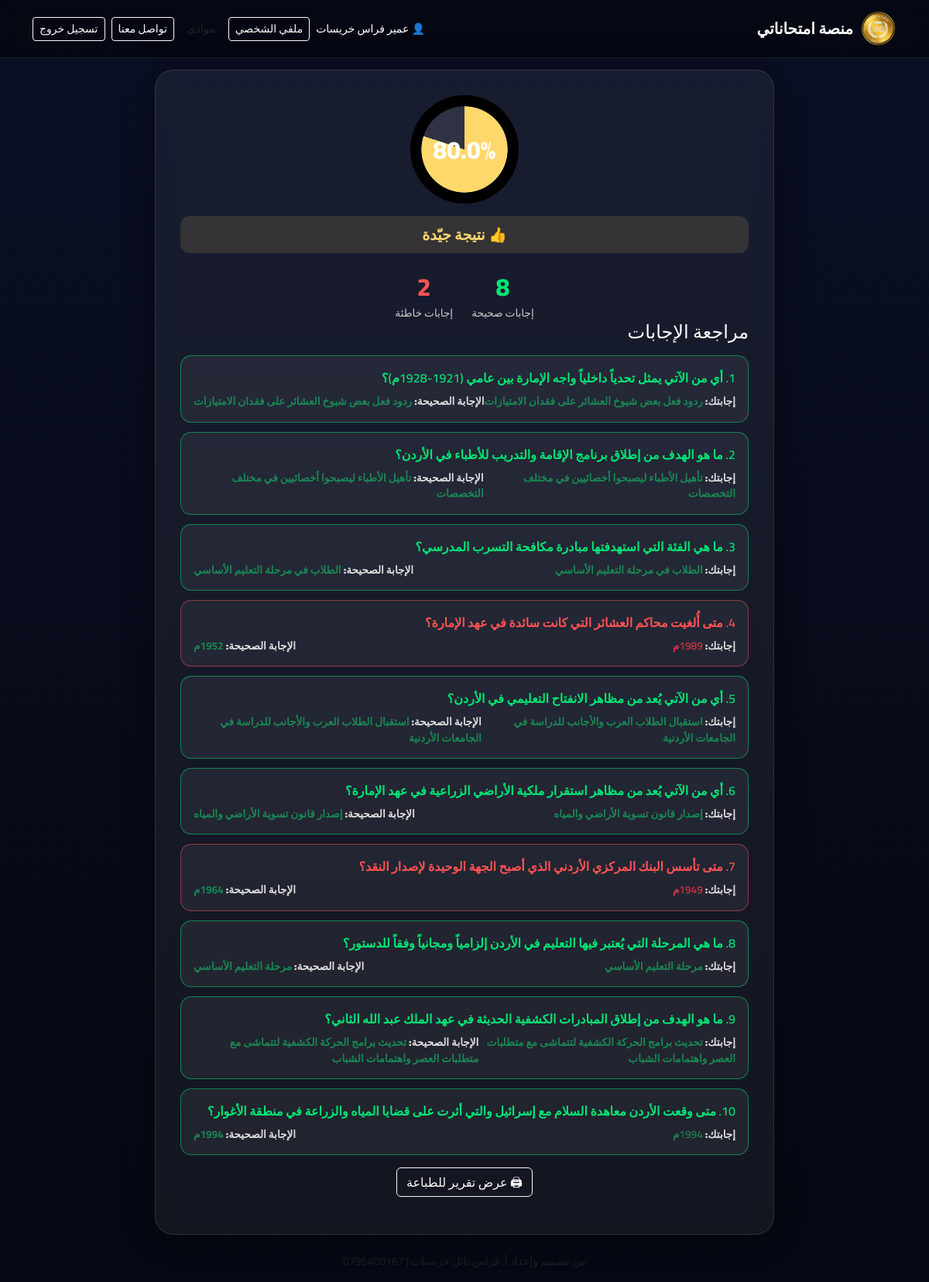
/exam/result/1 (signed in), run on the app's committed database.
### app.py (models this page shows)
class ExamResult(db.Model):
    id = db.Column(db.Integer, primary_key=True)
    student_id = db.Column(db.Integer, db.ForeignKey("student.id"), nullable=False)
    subject_id = db.Column(db.Integer, db.ForeignKey("subject.id"), nullable=False)
    subject = db.relationship("Subject", backref="results")
    score = db.Column(db.Float, nullable=False)
    correct_count = db.Column(db.Integer, nullable=False)
    wrong_count = db.Column(db.Integer, nullable=False)
    date = db.Column(db.DateTime, default=datetime.utcnow)
    answers = db.relationship("ExamAnswer", backref="result", lazy=True)

class Question(db.Model):
    id = db.Column(db.Integer, primary_key=True)
    subject_id = db.Column(db.Integer, db.ForeignKey("subject.id"), nullable=False)
    text = db.Column(db.Text, nullable=False)
    option1 = db.Column(db.String(255), nullable=False)
    option2 = db.Column(db.String(255), nullable=False)
    option3 = db.Column(db.String(255), nullable=False)
    option4 = db.Column(db.String(255), nullable=False)
    correct_option = db.Column(db.String(10), nullable=False)

### app.py (the view)
@app.route("/exam/result/<int:result_id>")
def exam_result(result_id):
    if "student_id" not in session:
        return redirect(url_for("login"))
    result = ExamResult.query.get_or_404(result_id)
    if result.student_id != session["student_id"]:
        return redirect(url_for("student_subjects"))
    answers = ExamAnswer.query.filter_by(result_id=result.id).all()
    detailed = []
    for ans in answers:
        q = Question.query.get(ans.question_id)
        detailed.append({
            "text": q.text,
            "option1": q.option1,
            "option2": q.option2,
            "option3": q.option3,
            "option4": q.option4,
            "correct_option": q.correct_option,
            "student_answer": ans.student_answer,
            "is_correct": ans.is_correct,
        })
    return render_template(
        "exam_result.html",
        result=result,
        answers=detailed,
    )

### templates/exam_result.html (shortened to what this page needs)
{% extends "base.html" %}
{% block content %}
<div class="result-card">
    <div class="score-ring">
        <div class="ring" style="--percent: {{ result.score|round(0) }}">
            <span class="score-text">{{ result.score|round(0) }}%</span>
        </div>
    </div>
    {% if result.score >= 90 %}
        <div class="result-badge badge-excellent">🌟 ممتاز جداً!</div>
    {% elif result.score >= 70 %}
        <div class="result-badge badge-good">👍 نتيجة جيّدة</div>
    {% elif result.score >= 50 %}
        <div class="result-badge badge-acceptable">🙂 نتيجة مقبولة</div>
    {% else %}
        <div class="result-badge badge-fail">😢 تحتاج لتحسين</div>
    {% endif %}
    <div class="result-stats">
        <div class="stat-box green">
            <div class="num">{{ result.correct_count }}</div>
            <div class="label">إجابات صحيحة</div>
        </div>
        <div class="stat-box red">
            <div class="num">{{ result.wrong_count }}</div>
            <div class="label">إجابات خاطئة</div>
        </div>
    </div>
    <h4 class="answers-title">مراجعة الإجابات</h4>
    <div class="answers-list">
        {% for a in answers %}
        <div class="answer-item {% if a.is_correct %}correct{% else %}wrong{% endif %}">
            <div class="q-text">{{ loop.index }}. {{ a.text }}</div>
            <div class="q-details">
                <div><strong>إجابتك:</strong>
                    <span class="{% if a.is_correct %}text-success{% else %}text-danger{% endif %}">
                        {% if a.student_answer == '1' %}{{ a.option1 }}
                        {% elif a.student_answer == '2' %}{{ a.option2 }}
                        {% elif a.student_answer == '3' %}{{ a.option3 }}
                        {% elif a.student_answer == '4' %}{{ a.option4 }}
                        {% endif %}
                    </span>
                </div>
                <div><strong>الإجابة الصحيحة:</strong>
                    <span class="text-success fw-bold">
                        {% if a.correct_option == '1' %}{{ a.option1 }}
                        {% elif a.correct_option == '2' %}{{ a.option2 }}
                        {% elif a.correct_option == '3' %}{{ a.option3 }}
                        {% elif a.correct_option == '4' %}{{ a.option4 }}
                        {% endif %}
                    </span>
                </div>
            </div>
        </div>
        {% endfor %}
    </div>
    <div class="d-flex flex-wrap gap-2 justify-content-center my-3">
    <a href="{{ url_for('exam_result_pdf', result_id=result.id) }}"
       class="btn btn-outline-light">
        🖨 عرض تقرير للطباعة
    </a>
</div>
{% endblock %}

### static/style.css (style rules this page uses)
body.app-body { background: linear-gradient(to bottom, #0a0f24, #050812); font-family: "Cairo", sans-serif; color: #fff; min-height: 100vh; padding-top: 90px; }
.correct { color: #00e676; font-weight: 600; }
.wrong { color: #ff5252; font-weight: 600; }
.result-card { max-width: 800px; margin: auto; background: rgba(255,255,255,0.06); border-radius: 24px; padding: 2rem; backdrop-filter: blur(15px); border: 1px solid rgba(255,255,255,0.12); box-shadow: 0 0 40px rgba(0,0,0,0.45); }
.score-ring { display: flex; justify-content: center; margin-bottom: 1rem; }
.ring { --size: 140px; --track: rgba(255,255,255,0.1); --bar: #ffd86b; width: var(--size); height: var(--size); border-radius: 50%; background: radial-gradient(circle closest-side, #0000 79%, #000 80% 100%), conic-gradient(var(--bar) calc(var(--percent)*1%), var(--track) 0); display: flex; align-items: center; justify-content: center; }
.score-text { font-size: 2rem; color: #fff; font-weight: 800; }
.result-badge { text-align: center; font-size: 1.2rem; font-weight: 700; padding: .6rem 1rem; border-radius: 12px; margin-bottom: 1.2rem; }
.badge-good { background: #ffd86b20; color: #ffd86b; }
.result-stats { display: flex; justify-content: center; gap: 1.5rem; }
.stat-box { text-align: center; }
.stat-box .num { font-size: 2rem; font-weight: 800; }
.stat-box.green .num { color: #00e676; }
.stat-box.red .num { color: #ff5252; }
.stat-box .label { font-size: .85rem; color: #ccc; }
.answers-list { margin-top: 1rem; }
.answer-item { background: rgba(255,255,255,0.06); border-radius: 14px; padding: 1rem; margin-bottom: .75rem; border: 1px solid rgba(255,255,255,0.1); }
.answer-item.correct { border-color: #00e67680; }
.answer-item.wrong { border-color: #ff525280; }
.answer-item .q-text { font-size: 1rem; font-weight: 600; margin-bottom: .5rem; }
.answer-item .q-details { font-size: .85rem; color: #ddd; display: flex; justify-content: space-between; }

### data on the page
ExamResult: score "80.0", correct_count "8", wrong_count "2"
Question: text "أي من الآتي يمثل تحدياً داخلياً واجه الإمارة بين عامي (1921-1928م)؟", option1 "ردود فعل بعض شيوخ العشائر على فقدان الامتيازات"
Question: text "ما هو الهدف من إطلاق برنامج الإقامة والتدريب للأطباء في الأردن؟", option2 "تأهيل الأطباء ليصبحوا أخصائيين في مختلف التخصصات"
Question: text "ما هي الفئة التي استهدفتها مبادرة مكافحة التسرب المدرسي؟", option2 "الطلاب في مرحلة التعليم الأساسي"
Question: text "متى أُلغيت محاكم العشائر التي كانت سائدة في عهد الإمارة؟", option4 "1989م", option2 "1952م"
Question: text "أي من الآتي يُعد من مظاهر الانفتاح التعليمي في الأردن؟", option2 "استقبال الطلاب العرب والأجانب للدراسة في الجامعات الأردنية"
Question: text "أي من الآتي يُعد من مظاهر استقرار ملكية الأراضي الزراعية في عهد الإمارة؟", option2 "إصدار قانون تسوية الأراضي والمياه"
Question: text "متى تأسس البنك المركزي الأردني الذي أصبح الجهة الوحيدة لإصدار النقد؟", option1 "1949م", option3 "1964م"
Question: text "ما هي المرحلة التي يُعتبر فيها التعليم في الأردن إلزامياً ومجانياً وفقاً للدستور؟", option2 "مرحلة التعليم الأساسي"
Question: text "ما هو الهدف من إطلاق المبادرات الكشفية الحديثة في عهد الملك عبد الله الثاني؟", option2 "تحديث برامج الحركة الكشفية لتتماشى مع متطلبات العصر واهتمامات الشباب"
Question: text "متى وقعت الأردن معاهدة السلام مع إسرائيل والتي أثرت على قضايا المياه والزراعة في منطقة الأغوار؟", option2 "1994م"

### other printed values
{{ session['student_name'] }} "عمير فراس خريسات"
